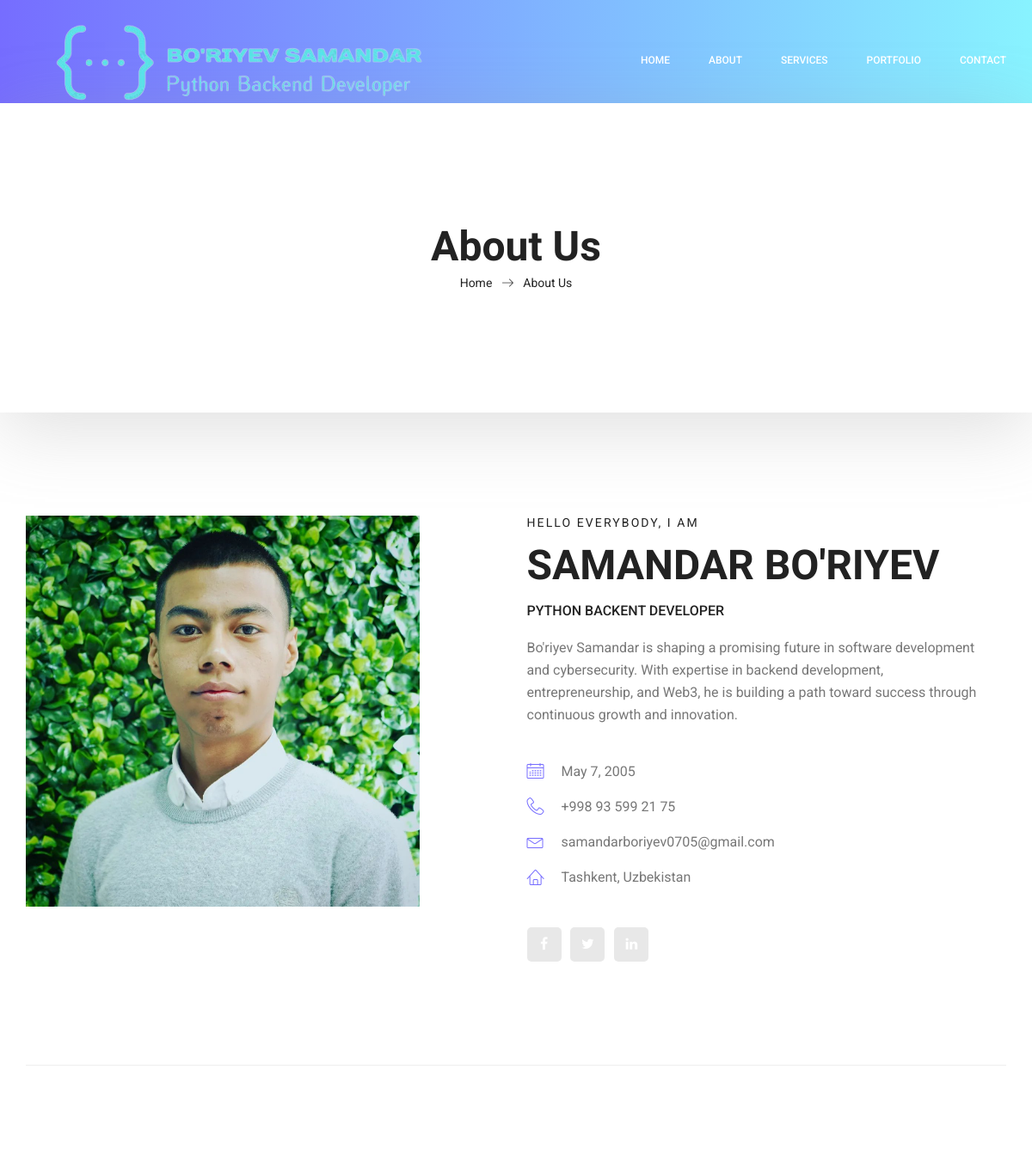
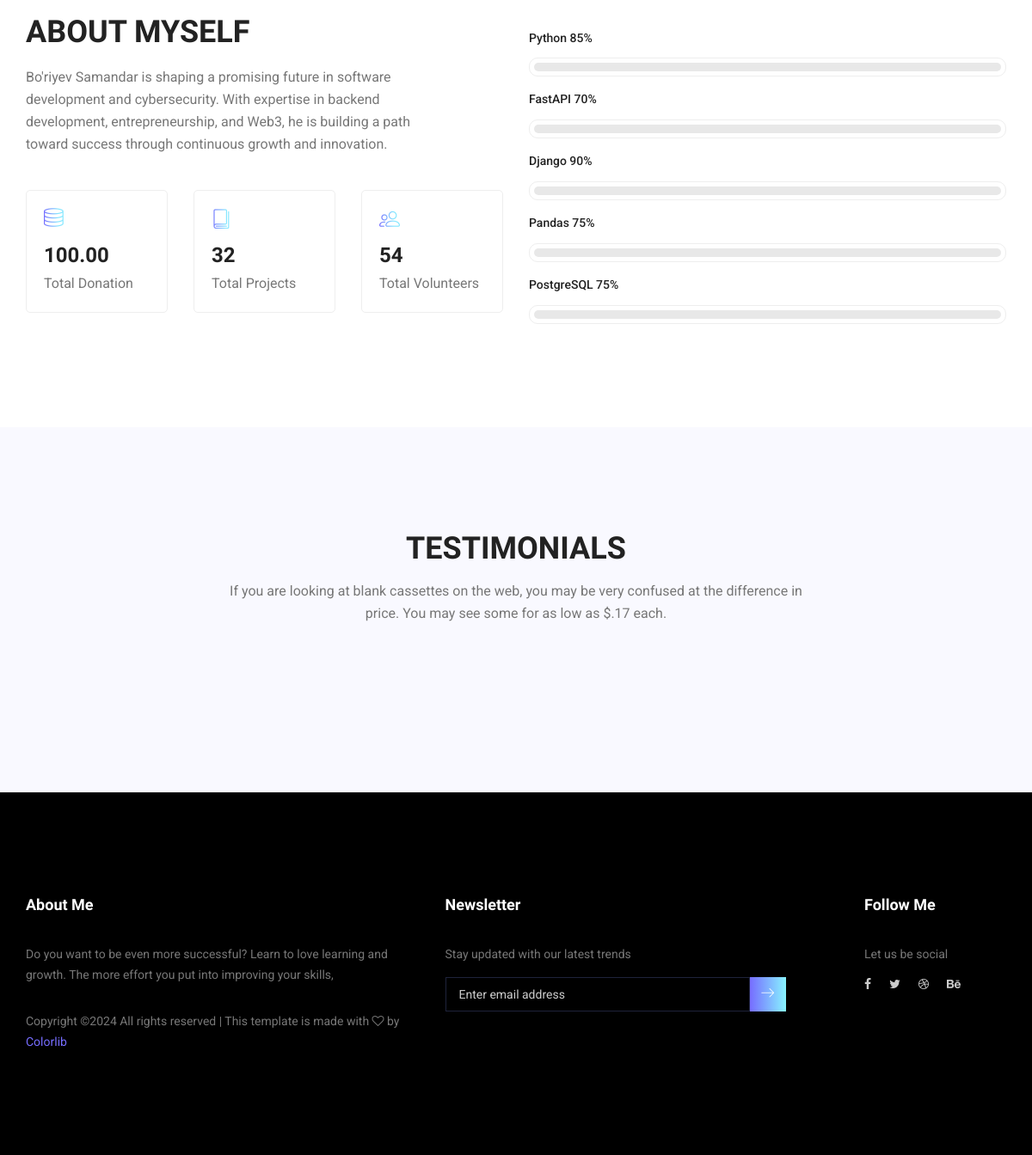
/about, run on the app's committed database (2 pictures, top to bottom).
### portfolio/models.py (models this page shows, shortened)
class User(models.Model):
    name = models.CharField(max_length=100)
    title = models.CharField(max_length=100)
    about = models.TextField()
    contact_email = models.EmailField(max_length=100)
    phone = models.CharField(max_length=20, blank=True, null=True)
    location = models.CharField(max_length=255)
    date_of_birth = models.DateField(blank=True, null=True)
    total_donations = models.DecimalField(max_digits=10, decimal_places=2, blank=True, null=True)
    total_projects = models.IntegerField(default=0)
    total_volunteers = models.IntegerField(default=0)
    profile_image = models.ImageField(upload_to='user_images/', blank=True, null=True)
    profile_logo = models.ImageField(upload_to='logo/', blank=True, null=True)

class Skill(models.Model):
    user = models.ForeignKey(User, related_name="skills", on_delete=models.CASCADE)
    skill_name = models.CharField(max_length=50)
    proficiency = models.IntegerField()

### portfolio/views.py (the view)
# urls.py: path('about', views.about, name='about'),
def about(request):
    user = User.objects.first()
    skills = Skill.objects.all()
    testimonials = Testimonial.objects.all()
    context = {
        'user': user,
        'skills': skills,
        'testimonials': testimonials,
    }
    return render(request, 'about-us.html', context)

### templates/about-us.html (shortened to what this page needs)
	{% extends 'base.html' %}
	{% block content %}
        <section class="banner_area">
            <div class="box_1620">
				<div class="banner_inner d-flex align-items-center">
					<div class="container">
						<div class="banner_content text-center">
							<h2>About Us</h2>
							<div class="page_link">
								<a href="{% url 'index' %}">Home</a>
								<a href="{% url 'about' %}">About Us</a>
							</div>
						</div>
					</div>
				</div>
            </div>
        </section>
        <section class="profile_area">
           	<div class="container">
           		<div class="profile_inner p_120">
					<div class="row">
						<div class="col-lg-5">
							<img class="img-fluid" src="{{ user.profile_image.url }}" alt="">
						</div>
						<div class="col-lg-7">
							<div class="personal_text">
								<h6>Hello Everybody, i am</h6>
								<h3>{{ user.name }}</h3>
								<h4>{{ user.title }}</h4>
								<p>{{ user.about }}</p>
								<ul class="list basic_info">
									<li><a href="#"><i class="lnr lnr-calendar-full"></i> {{ user.date_of_birth }}</a></li>
									<li><a href="#"><i class="lnr lnr-phone-handset"></i> {{ user.phone }}</a></li>
									<li><a href="#"><i class="lnr lnr-envelope"></i> {{ user.contact_email }}</a></li>
									<li><a href="#"><i class="lnr lnr-home"></i> {{ user.location }}</a></li>
								</ul>
								<ul class="list personal_social">
									<li><a href="#"><i class="fa fa-facebook"></i></a></li>
									<li><a href="#"><i class="fa fa-twitter"></i></a></li>
									<li><a href="#"><i class="fa fa-linkedin"></i></a></li>
								</ul>
							</div>
						</div>
					</div>
           		</div>
            </div>
        </section>
        <section class="welcome_area p_120">
        	<div class="container">
        		<div class="row welcome_inner">
        			<div class="col-lg-6">
        				<div class="welcome_text">
        					<h4>About Myself</h4>
        					<p>{{ user.about }}</p>
        					<div class="row">
        						<div class="col-md-4">
        							<div class="wel_item">
        								<i class="lnr lnr-database"></i>
        								<h4>{{ user.total_donations }}</h4>
        								<p>Total Donation</p>
        							</div>
        						</div>
        						<div class="col-md-4">
        							<div class="wel_item">
        								<i class="lnr lnr-book"></i>
        								<h4>{{ user.total_projects }}</h4>
        								<p>Total Projects</p>
        							</div>
        						</div>
        						<div class="col-md-4">
        							<div class="wel_item">
        								<i class="lnr lnr-users"></i>
        								<h4>{{ user.total_volunteers }}</h4>
        								<p>Total Volunteers</p>
        							</div>
        						</div>
        					</div>
        				</div>
        			</div>
        			<div class="col-lg-6">
        				<div class="tools_expert">
        					<div class="skill_main">
								{% for skill in skills %}
								<div class="skill_item">
									<h4>{{ skill.skill_name }} <span class="counter">{{ skill.proficiency }}</span>%</h4>
									<div class="progress_br">
										<div class="progress">
										</div>
									</div>
								</div>
								{% endfor %}
							</div>
        				</div>
        			</div>
        		</div>
        	</div>
        </section>
        <section class="testimonials_area p_120">
        	<div class="container">
        		<div class="main_title">
        			<h2>Testimonials</h2>
        			<p>If you are looking at blank cassettes on the web, you may be very confused at the difference in price. You may see some for as low as $.17 each.</p>
        		</div>
        	</div>
        </section>
	{% endblock %}

### templates/header.html (shortened to what this page needs)
<header class="header_area">
    <div class="main_menu">
        <nav class="navbar navbar-expand-lg navbar-light">
            <div class="container box_1620">
                <a class="navbar-brand logo_h" href="{% url 'index' %}">
                    <img src="{{ user.profile_logo.url }}" alt="">
                </a>
                <div class="collapse navbar-collapse offset" id="navbarSupportedContent">
                    <ul class="nav navbar-nav menu_nav ml-auto">
                        <li class="nav-item active"><a class="nav-link" href="{% url 'index' %}">Home</a></li>
                        <li class="nav-item"><a class="nav-link" href="{% url 'about' %}">About</a></li>
                        <li class="nav-item"><a class="nav-link" href="{% url 'services' %}">Services</a></li>
                        <li class="nav-item"><a class="nav-link" href="{% url 'portfolio' %}">Portfolio</a></li>
                        <li class="nav-item"><a class="nav-link" href="{% url 'services' %}">Contact</a></li>
                    </ul>
                </div>
            </div>
        </nav>
    </div>
</header>

### static/css/responsive.css (style rules this page uses)
@media (max-width:1619px) { .banner_area .box_1620 { border-radius: 0px; } }

### data on the page
User: profile_logo (picture), profile_image (picture), name "SAMANDAR BO'RIYEV", title "PYTHON BACKENT DEVELOPER", about "Bo'riyev Samandar is shaping a promising future in software development and cybersecurity. With expertise in backend development, entrepreneurship, and Web3, he is building a path toward success through continuous growth and innovation.", date_of_birth "May 7, 2005", phone "+998 93 599 21 75", contact_email "samandarboriyev0705@gmail.com", location "Tashkent, Uzbekistan", total_donations "100.00", total_projects "32", total_volunteers "54"
Skill: skill_name "Python", proficiency "85"
Skill: skill_name "FastAPI", proficiency "70"
Skill: skill_name "Django", proficiency "90"
Skill: skill_name "Pandas", proficiency "75"
Skill: skill_name "PostgreSQL", proficiency "75"
